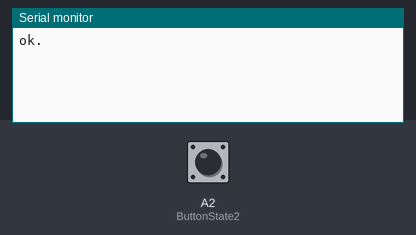
Bench run of a sketch on a simulated Arduino Uno, built with avr-gcc and run on an emulated ATmega328P. Parts: the last lines printed to the serial monitor. The test bench sets the inputs (shaded band); at power-on: A2 (ButtonState2) HIGH.

Above: at 1.2 s.
1.3 s: A2 (ButtonState2) pulled LOW for 0.15 s
At 2.2 s:
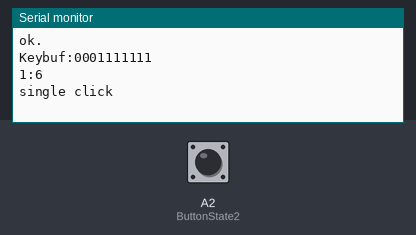
3.2 s: A2 (ButtonState2) pulled LOW for 1 s
At 5.4 s:
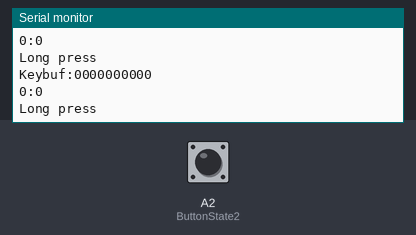
5.7 s: A2 (ButtonState2) pulled LOW for 1 s
At 7.7 s:
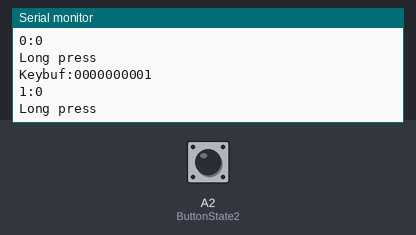
8.2 s: A2 (ButtonState2) pulsed LOW 2 times (0.12 s each, 0.3 s apart)
At 9.1 s:
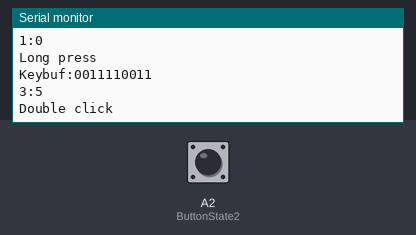
Timing chart, 0 to 11.2 s (numbered marks = the images above; inputs shaded):
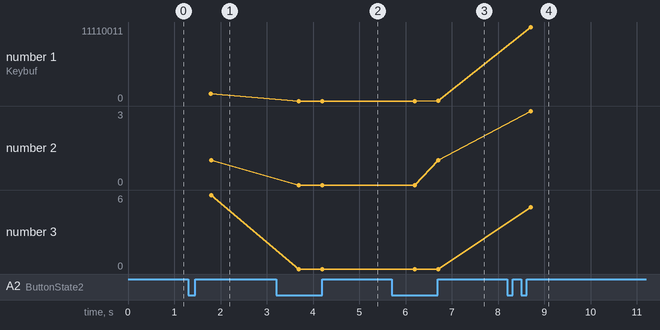

The sketch:

click3.ino
```cpp
void setup() {
  pinMode(A2,INPUT_PULLUP);
  Serial.begin(57600);
  Serial.println("ok.");
}

void loop() {
  ButtonState2();
}
void ButtonState2(){
  static int state = 0;
  static char bufp = 0;
  static uint32_t Ti;
  static char cKeybuf[20];

  char pc = 0;
  char ps = 0;
  char i;
  char di;
  char Max = 10;

  switch(state){
    case 0:
            Ti = millis();
            state = 1;
            break;
    case 1:                                       // 50msec周期の監視
            if( millis()-Ti >50){
              di = digitalRead(A2);               // ボタン読み込み
              if(di == 0 || bufp > 0) {           // 最初の検出か？ bufpが0以上
                cKeybuf[bufp++] = di;
                if(bufp >= Max){
                  state = 2;
                  bufp = 0;
                  break;
                }
              }
              Ti = millis();
            }
            break;
    case 2:                                     // シングルクリック・ダブルクリック・長押し判定
            Serial.print("Keybuf:");
            for(i=0;i<=Max-1;i++)
              Serial.print(cKeybuf[i],DEC);
            Serial.println("");

            for( i = 0 ; i <= Max - 2 ; i++){   // 変化点を変数pcでカウント
              if(cKeybuf[i] != cKeybuf[i+1])
                pc = pc + 1;
              ps = ps + cKeybuf[i];             // 0が多いと長押し判定に使える
            }

            Serial.print(pc,DEC);
            Serial.print(":");
            Serial.println(ps,DEC);

            switch(pc){
              case 0:Serial.println("Long press");break;
              case 1:
              case 2:if(ps<=5)
                        Serial.println("Long press");
                     else
                        Serial.println("single click");
                     break;
              case 3:
              case 4:Serial.println("Double click");break;
            }
            Serial.println("");
            state = 0;
            break;
    default:
            break;
  }
}
```

Measured:
- after the input at 1.3 s, the serial monitor: prints a new line after 0.49 s (image 1)
- after the input at 3.2 s, the serial monitor: prints a new line after 0.49 s (image 2)
- after the input at 5.7 s, the serial monitor: prints a new line after 1.0 s (image 3)
- after the input at 8.2 s, the serial monitor: prints a new line after 0.50 s (image 4)
- plotted number 1: 1111111 → 0 after the input at 3.2 s, 0 → 1 after the input at 5.7 s, 1 → 11110011 after the input at 8.2 s
- plotted number 2: 1 → 0 after the input at 3.2 s, 0 → 1 after the input at 5.7 s, 1 → 3 after the input at 8.2 s
- plotted number 3: 6 → 0 after the input at 3.2 s, 0 → 5 after the input at 8.2 s
